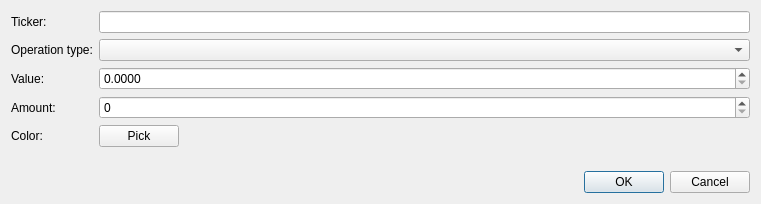
<?xml version="1.0" encoding="UTF-8"?>
<ui version="4.0">
 <class>MarkerEntry</class>
 <widget class="QDialog" name="MarkerEntry">
  <property name="geometry">
   <rect>
    <x>0</x>
    <y>0</y>
    <width>761</width>
    <height>204</height>
   </rect>
  </property>
  <property name="windowTitle">
   <string>Marker Entry</string>
  </property>
  <layout class="QVBoxLayout" name="verticalLayout">
   <item>
    <layout class="QFormLayout" name="formLayout">
     <item row="0" column="0">
      <widget class="QLabel" name="label">
       <property name="text">
        <string>Ticker:</string>
       </property>
      </widget>
     </item>
     <item row="2" column="0">
      <widget class="QLabel" name="label_2">
       <property name="text">
        <string>Value:</string>
       </property>
      </widget>
     </item>
     <item row="3" column="0">
      <widget class="QLabel" name="label_3">
       <property name="text">
        <string>Amount:</string>
       </property>
      </widget>
     </item>
     <item row="0" column="1">
      <widget class="QLineEdit" name="tickerLE"/>
     </item>
     <item row="2" column="1">
      <widget class="QDoubleSpinBox" name="valueSB">
       <property name="decimals">
        <number>4</number>
       </property>
       <property name="maximum">
        <double>999999.989999999990687</double>
       </property>
      </widget>
     </item>
     <item row="3" column="1">
      <widget class="QSpinBox" name="amountSP">
       <property name="maximum">
        <number>999999999</number>
       </property>
      </widget>
     </item>
     <item row="1" column="0">
      <widget class="QLabel" name="label_4">
       <property name="text">
        <string>Operation type:</string>
       </property>
      </widget>
     </item>
     <item row="1" column="1">
      <widget class="QComboBox" name="operationCB"/>
     </item>
     <item row="4" column="0">
      <widget class="QLabel" name="label_5">
       <property name="text">
        <string>Color:</string>
       </property>
      </widget>
     </item>
     <item row="4" column="1">
      <layout class="QHBoxLayout" name="horizontalLayout">
       <item>
        <widget class="QPushButton" name="pickColorPB">
         <property name="text">
          <string>Pick</string>
         </property>
        </widget>
       </item>
       <item>
        <widget class="QWidget" name="colorSample" native="true">
         <property name="minimumSize">
          <size>
           <width>50</width>
           <height>0</height>
          </size>
         </property>
        </widget>
       </item>
       <item>
        <spacer name="horizontalSpacer">
         <property name="orientation">
          <enum>Qt::Horizontal</enum>
         </property>
         <property name="sizeHint" stdset="0">
          <size>
           <width>40</width>
           <height>20</height>
          </size>
         </property>
        </spacer>
       </item>
      </layout>
     </item>
    </layout>
   </item>
   <item>
    <widget class="QDialogButtonBox" name="buttonBox">
     <property name="orientation">
      <enum>Qt::Horizontal</enum>
     </property>
     <property name="standardButtons">
      <set>QDialogButtonBox::Cancel|QDialogButtonBox::Ok</set>
     </property>
    </widget>
   </item>
  </layout>
 </widget>
 <tabstops>
  <tabstop>tickerLE</tabstop>
  <tabstop>operationCB</tabstop>
  <tabstop>valueSB</tabstop>
  <tabstop>amountSP</tabstop>
  <tabstop>pickColorPB</tabstop>
 </tabstops>
 <resources/>
 <connections>
  <connection>
   <sender>buttonBox</sender>
   <signal>accepted()</signal>
   <receiver>MarkerEntry</receiver>
   <slot>accept()</slot>
   <hints>
    <hint type="sourcelabel">
     <x>248</x>
     <y>254</y>
    </hint>
    <hint type="destinationlabel">
     <x>157</x>
     <y>274</y>
    </hint>
   </hints>
  </connection>
  <connection>
   <sender>buttonBox</sender>
   <signal>rejected()</signal>
   <receiver>MarkerEntry</receiver>
   <slot>reject()</slot>
   <hints>
    <hint type="sourcelabel">
     <x>316</x>
     <y>260</y>
    </hint>
    <hint type="destinationlabel">
     <x>286</x>
     <y>274</y>
    </hint>
   </hints>
  </connection>
 </connections>
</ui>
